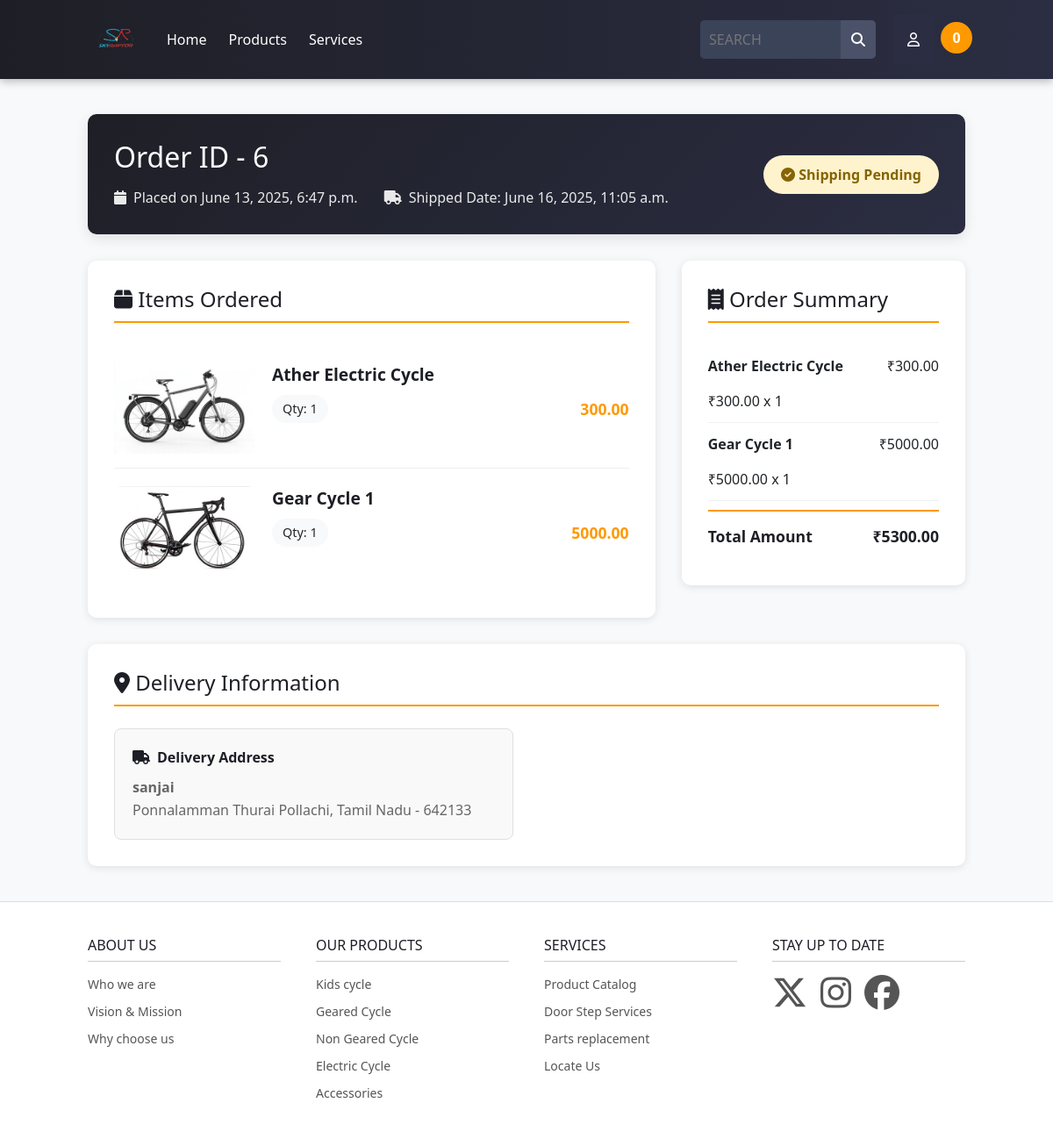
Page /home_order_views/6 (signed in) on the committed database.
### payment/models.py (models this page shows, shortened)
class Order(models.Model):
    user = models.ForeignKey(User, on_delete=models.CASCADE, null=True, blank=True)
    full_name = models.CharField(max_length=255)
    phone = models.CharField(max_length=13)
    address = models.TextField(max_length=255)
    amount_paid = models.DecimalField(max_digits=10, decimal_places=2)
    date_ordered = models.DateTimeField(auto_now_add=True)
    shipped = models.BooleanField(default=False)
    date_shipped = models.DateTimeField(null=True, blank=True)

class OrderItem(models.Model):
    user = models.ForeignKey(User, on_delete=models.CASCADE, null=True)
    order = models.ForeignKey(Order, on_delete=models.CASCADE, null=True)
    product = models.ForeignKey(Product, on_delete=models.CASCADE, null=True)
    quantity = models.PositiveBigIntegerField(default=1)
    price = models.DecimalField(max_digits=10, decimal_places=2)

### skyraptor/models.py (models this page shows, shortened)
class Product(models.Model):
    name = models.CharField(max_length=255)
    description = models.TextField()
    price = models.DecimalField(max_digits=10, decimal_places=2)
    Category = models.ForeignKey(Category, on_delete=models.CASCADE, default=1)
    image = models.ImageField(upload_to='uploads/product/')

### skyraptor/views.py (the view)
# urls.py: path('home_order_views/<int:pk>', views.home_order_views, name='home_order_views'),
def home_order_views(request, pk):
    if request.user.is_authenticated:
        order = Order.objects.get(id=pk)
        order_items = OrderItem.objects.filter(order=order)
        for item in order_items:
            item.total = item.quantity * item.price
        return render(request, 'html/home_order_views.html', {
            'order': order,
            'order_items': order_items
        })

### cart/cart.py (called while the page is built)
    def __len__(self):
        return len(self.cart)

### cart/context_processors.py (called while the page is built)
def cart(request):
    return {'cart': Cart(request)}

### skyraptor/templates/html/home_order_views.html (shortened to what this page needs)
{% load static %}
<!DOCTYPE html>
<html lang="en">
<head>
    <link rel="stylesheet" href="{% static 'css/home_order_views.css' %}">
    <link href="https://cdn.jsdelivr.net/npm/bootstrap@5.3.6/dist/css/bootstrap.min.css" rel="stylesheet"
>
</head>
<body>
    <nav class="main-nav">
        <div class="nav-left">
            <a href="#" class="logo">
                <img src="{% static 'img/logo.png' %}" alt="Logo" style="height: 50px; width: 65px">
            </a>
            <ul class="main-menu">
                <li><a href="{% url 'home' %}">Home</a></li>
                <li class="has-megamenu">
                    <a href="{% url 'products' %}">Products</a>
                </li>
                <li class="has-megamenu">
                    <a href="#">Services</a>
                </li>
            </ul>
        </div>
        <div class="nav-right">
            <form method="get" action="{% url 'products' %}">
                <div class="search-box">
                    <input type="text" name="q" placeholder="SEARCH" value="{{ request.GET.q }}">
                    <button type="submit">
                        <i class="fa-solid fa-magnifying-glass"></i>
                    </button>
                </div>
            </form>
            <div class="dropdown">
                <button class="dropbtn"><i class="fa-regular fa-user"></i></button>
            </div>
            <a href="{% url 'cart_summary' %}">
                <span class="cart-count" id="cart_quantity">{{ cart|length }}</span>
            </a>
        </div>
    </nav>
    <div class="order-container">
        <div class="order-header">
            <div class="order-header-content">
                <div class="order-info">
                    <h1>Order ID - {{ order.id }}</h1>
                    <div class="order-meta">
                        <span><i class="fa-solid fa-calendar"></i> Placed on {{ order.date_ordered }}</span>
                        <span><i class="fa-solid fa-truck"></i> Shipped Date: {{ order.date_shipped }}</span>
                    </div>
                </div>
                {% if order.shipped %}
                <div class="order-status status-shipped">
                    <i class="fa-solid fa-check-circle"></i> Shipped
                </div>
                {% else %}
                <div class="order-status status-processing">
                    <i class="fa-solid fa-check-circle"></i> Shipping Pending
                </div>
                {% endif %}
            </div>
        </div>
        <div class="order-content">
            <div class="order-items-section">
                <h2 class="section-title">
                    <i class="fa-solid fa-box"></i> Items Ordered
                </h2>
                {% for order_item in order_items %}
                <div class="order-item">
                    <div class="item-image" style="width: 160px;">
                        <img src="{{ order_item.product.image.url }}" style="width: 160px;" alt="Product">
                    </div>
                    <div class="item-details">
                        <div class="item-name">{{ order_item.product.name }}</div>
                        <div class="item-price-info">
                            <span class="quantity">Qty: {{ order_item.quantity }}</span>
                            <span class="item-price">{{ order_item.price }}</span>
                        </div>
                    </div>
                </div>
                {% endfor %}
            </div>
            <div class="order-summary">
                <h3 class="section-title">
                    <i class="fa-solid fa-receipt"></i> Order Summary
                </h3>
                {% for order_item in order_items %}
                <div class="summary-row">
                    <span><strong>{{ order_item.product.name }} </strong>
                        <p> </p> ₹{{ order_item.price }} x
                        {{order_item.quantity }}
                    </span>
                    <span>₹{{ order_item.total }}</span>
                </div>
                {% endfor %}
                <div class="summary-row">
                    <span>Total Amount</span>
                    <span>₹{{ order.amount_paid }}</span>
                </div>
            </div>
        </div>
        <div class="address-section">
            <h3 class="section-title">
                <i class="fa-solid fa-location-dot"></i> Delivery Information
            </h3>
            <div class="address-grid">
                <div class="address-card">
                    <div class="address-title">
                        <i class="fa-solid fa-truck"></i> Delivery Address
                    </div>
                    <div class="address-details">
                        <strong>{{ order.full_name }}</strong><br>
                        {{ order.address }}
                    </div>
                </div>
            </div>
        </div>
    </div>
    <footer class="main-footer">
        <div class="footer-container">
            <div class="footer-links">
                <h3>ABOUT US</h3>
                <ul>
                    <li><a href="#">Who we are</a></li>
                    <li><a href="#">Vision & Mission</a></li>
                    <li><a href="#">Why choose us</a></li>
                </ul>
            </div>
            <div class="footer-links">
                <h3>OUR PRODUCTS</h3>
                <ul>
                    <li><a href="{% url 'category' 'Kids' %}">Kids cycle</a></li>
                    <li><a href="{% url 'category' 'Gear' %}">Geared Cycle</a></li>
                    <li><a href="{% url 'category' 'Non-Gear' %}">Non Geared Cycle</a></li>
                    <li><a href="{% url 'category' 'Electric' %}">Electric Cycle</a></li>
                    <li><a href="{% url 'category' 'Accessories' %}">Accessories</a></li>
                </ul>
            </div>
            <div class="footer-links">
                <h3>SERVICES</h3>
                <ul>
                    <li><a href="#">Product Catalog</a></li>
                    <li><a href="#">Door Step Services</a></li>
                    <li><a href="#">Parts replacement</a></li>
                    <li><a href="#">Locate Us</a></li>
                </ul>
            </div>
            <div class="footer-links">
                <h3>STAY UP TO DATE</h3>
                <ul class="social-icons">
                    <li><a href="https://x.com" target="_blank" aria-label="X">
                            <i class="fa-brands fa-x-twitter"></i>
                        </a></li>
                    <li><a href="https://instagram.com" target="_blank" aria-label="Instagram">
                            <i class="fa-brands fa-instagram"></i>
                        </a></li>
                    <li><a href="https://facebook.com" target="_blank" aria-label="Facebook">
                            <i class="fa-brands fa-facebook"></i>
                        </a></li>
                </ul>
            </div>
        </div>
    </footer>
</body>
</html>

### rows in the picture
Order: id "6", date_ordered "June 13, 2025, 6:47 p.m.", date_shipped "June 16, 2025, 11:05 a.m.", amount_paid "5300.00", full_name "sanjai", address "Ponnalamman Thurai Pollachi, Tamil Nadu - 642133"
OrderItem: product.image (picture), product.name "Ather Electric Cycle", quantity "1", price "300.00", total "300.00"
OrderItem: product.image (picture), product.name "Gear Cycle 1", quantity "1", price "5000.00", total "5000.00"

### other values in the picture
{{ cart|length }} "0"
